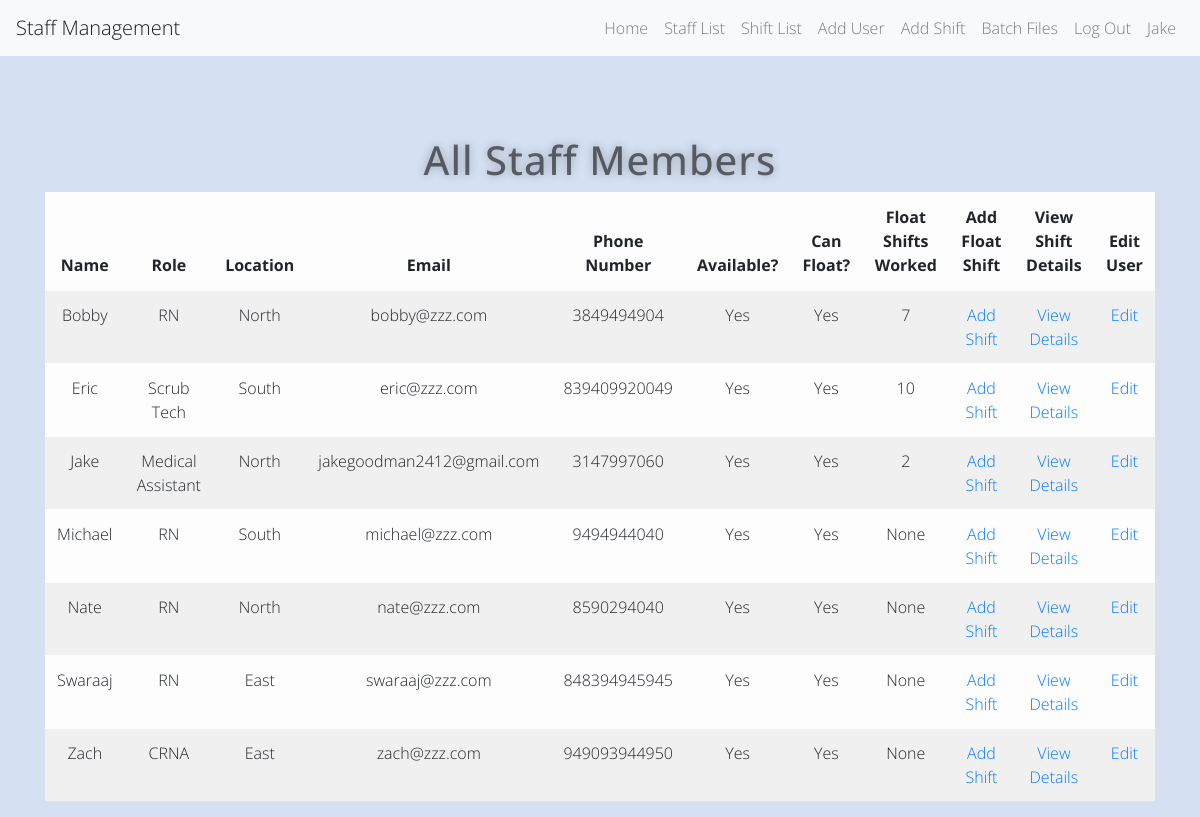
The app's page /staff (signed in) with its own data.
### app.py (models this page shows)
class User(UserMixin, db.Model):
    id = db.Column(db.Integer, primary_key=True)
    name = db.Column(db.String(1000))
    role = db.Column(db.String(100))
    location = db.Column(db.String(100))
    email = db.Column(db.String(100))
    phone_num = db.Column(db.String(100))
    availability = db.Column(db.String(100))
    can_float = db.Column(db.String(100))
    password = db.Column(db.String(100))
    shifts_worked = db.Column(db.Integer)

### app.py (the view)
@app.route('/staff', methods=['GET', 'POST'])
@login_required
def staff():
    all_staff = db.session.query(User).filter(User.role != 'Admin').order_by(User.name)
    return render_template('staff.html', staff=all_staff, logged_in=True, user=current_user)

### app.py (called while the page is built)
@login_manager.user_loader
def load_user(user_id):
    return User.query.get(int(user_id))

### templates/staff.html (shortened to what this page needs)
{% extends 'base.html' %}
{% block content %}
<div class="container">
  <div class="row">
    <div class="col-sm-12">
      <h1>All Staff Members</h1>
	  <table class="table table-striped table-light">
        <thead>
            <tr>
                <th>Name</th>
                <th>Role</th>
                <th>Location</th>
                <th>Email</th>
                <th>Phone Number</th>
                <th>Available?</th>
                <th>Can Float?</th>
                <th>Float Shifts Worked</th>
                <th>Add Float Shift</th>
                <th>View Shift Details</th>
                <th>Edit User</th>
            </tr>
        </thead>
          <tbody>
              {% for row in staff %}
                  <tr>
                      <td>{{ row.name }}</td>
                      <td>{{ row.role }}</td>
                      <td>{{ row.location }}</td>
                      <td>{{ row.email }}</td>
                      <td>{{ row.phone_num }}</td>
                      <td>{{ row.availability }}</td>
                      <td>{{ row.can_float }}</td>
                      <td>{{ row.shifts_worked }}</td>
                      <td><a href="">Add Shift</a></td>
                      <td><a href="{{ url_for('user_details', id=row.id) }}">View Details</a></td>
                      <td><a href="">Edit</a></td>
                  </tr>
              {% endfor %}
          </tbody>
  	  </table>
    </div>
  </div>
</div>
{% endblock %}

### templates/base.html (shortened to what this page needs)
<!DOCTYPE html>
<html>
<head>
    <link rel="stylesheet" href="https://stackpath.bootstrapcdn.com/bootstrap/4.5.2/css/bootstrap.min.css">
    <link rel="stylesheet" href="{{ url_for('static', filename='css/styles.css')}}">
</head>
<body>
<nav class="navbar navbar-expand-lg navbar-light bg-light">
  <a class="navbar-brand" href="/">Staff Management</a>
  <div class="collapse navbar-collapse">
    <ul class="navbar-nav ml-auto">
      <li class="nav-item">
        <a class="nav-link" href="{{ url_for('home') }}">Home</a>
      </li>
    {% if logged_in: %}
        <li class="nav-item">
        <a class="nav-link" href="{{ url_for('staff') }}">Staff List</a>
      </li>
        <li class="nav-item">
        <a class="nav-link" href="{{ url_for('shift') }}">Shift List</a>
      </li>
        <li class="nav-item">
        <a class="nav-link" href="{{ url_for('add_user') }}">Add User</a>
      </li>
        <li class="nav-item">
        <a class="nav-link" href="{{ url_for('add_shift') }}">Add Shift</a>
      </li>
        <li class="nav-item">
        <a class="nav-link" href="{{ url_for('upload') }}">Batch Files</a>
      </li>
      <li class="nav-item">
        <a class="nav-link" href="{{ url_for('logout') }}">Log Out</a>
      </li>
        <li class="nav-item">
        <a class="nav-link" href="">{{ current_user.name }}</a>
      </li>
    {% endif %}
    </ul>
  </div>
</nav>
       {% block content %}
       {% endblock %}
</body>
</html>

### static/css/styles.css (style rules this page uses)
* { -webkit-box-sizing:border-box; -moz-box-sizing:border-box; -ms-box-sizing:border-box; -o-box-sizing:border-box; box-sizing:border-box; }
html { width: 100%; height:100%; overflow:hidden; }
body { width: 100%; height:100%; font-family: 'Open Sans', sans-serif; font-weight:200; background: #d5e1f3; color: rgba(0, 0, 0, 0.55); filter: progid:DXImageTransform.Microsoft.gradient( startColorstr='#3E1D6D', endColorstr='#092756',GradientType=1 ); }
a { text-decoration: none; text-align: center; }
.container { margin-top: 5rem; text-align: center; }
.container h1 { color: rgba(0, 0, 0, 0.55); text-shadow: 0 0 10px rgba(0,0,0,0.3); letter-spacing:1px; text-align:center; }

### records on screen
User: name "Jake", role "Medical Assistant", location "North", email "jakegoodman2412@gmail.com", phone_num "3147997060", availability "Yes", can_float "Yes", shifts_worked "2"
User: name "Bobby", role "RN", location "North", email "bobby@zzz.com", phone_num "3849494904", availability "Yes", can_float "Yes", shifts_worked "7"
User: name "Eric", role "Scrub Tech", location "South", email "eric@zzz.com", phone_num "839409920049", availability "Yes", can_float "Yes", shifts_worked "10"
User: name "Michael", role "RN", location "South", email "michael@zzz.com", phone_num "9494944040", availability "Yes", can_float "Yes", shifts_worked "None"
User: name "Nate", role "RN", location "North", email "nate@zzz.com", phone_num "8590294040", availability "Yes", can_float "Yes", shifts_worked "None"
User: name "Swaraaj", role "RN", location "East", email "swaraaj@zzz.com", phone_num "848394945945", availability "Yes", can_float "Yes", shifts_worked "None"
User: name "Zach", role "CRNA", location "East", email "zach@zzz.com", phone_num "949093944950", availability "Yes", can_float "Yes", shifts_worked "None"
